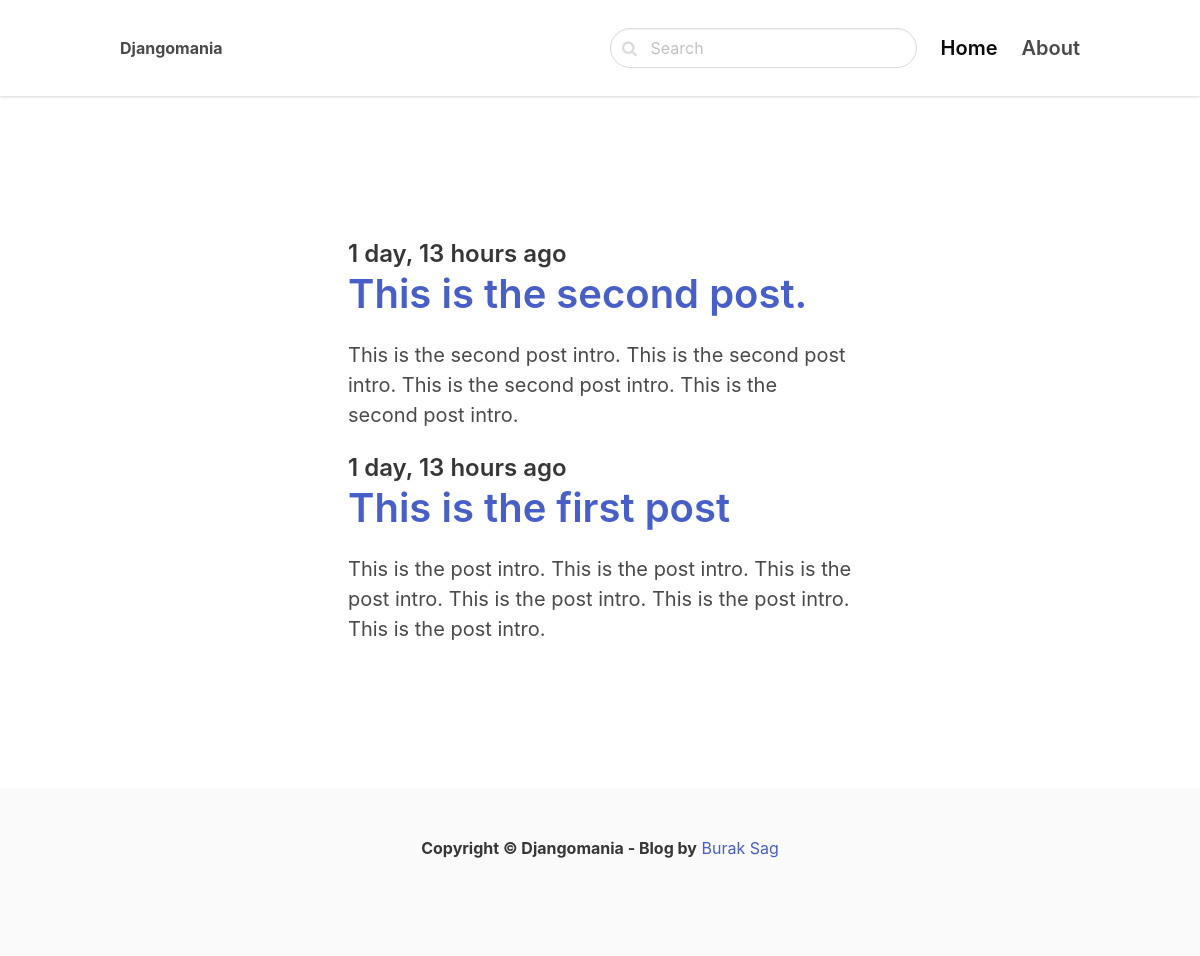
The app's page /, older data.
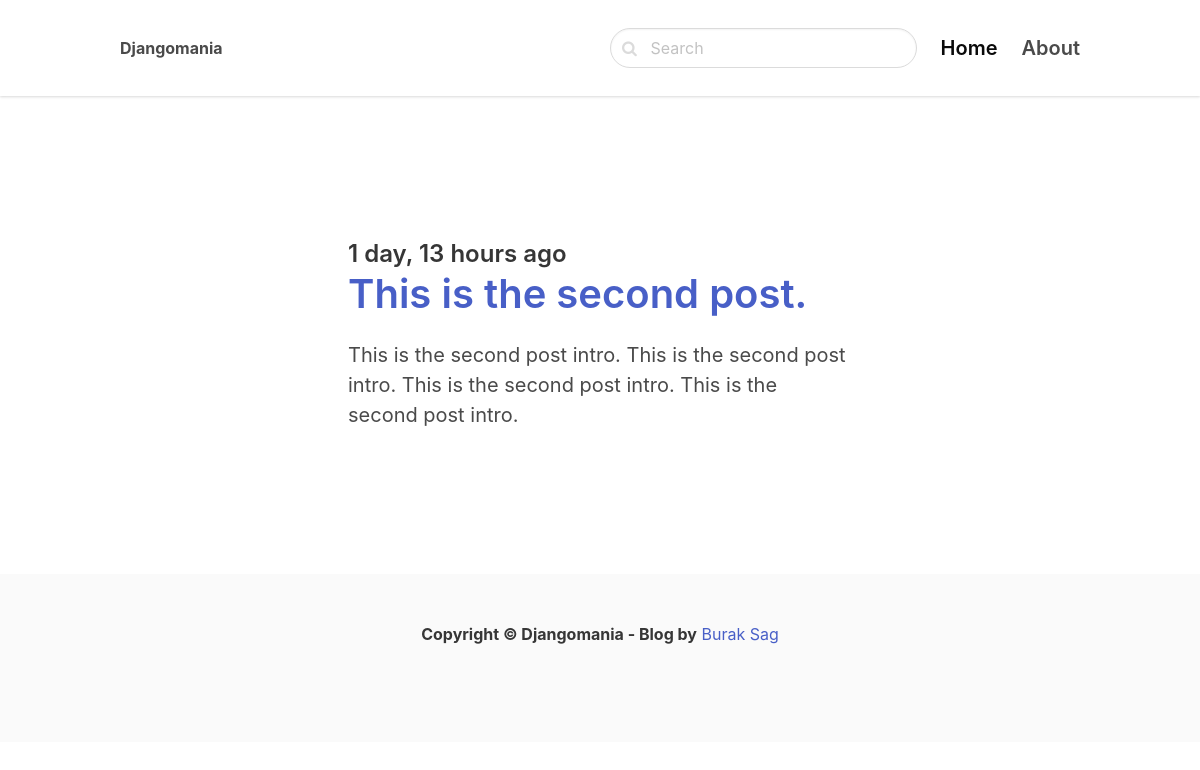
The same page, newer data.
### blog/models.py (models this page shows, shortened)
class Post(models.Model):
    ACTIVE = 'active'
    DRAFT = 'draft'
    CHOICES_STATUS = (
        (ACTIVE, 'Active'),
        (DRAFT, 'Draft')
    )
    category = models.ForeignKey(Category, related_name="posts", on_delete=models.CASCADE)
    title = models.CharField(max_length=255)
    slug = models.SlugField()
    intro = models.TextField()
    body = models.TextField()
    created_at = models.DateTimeField(auto_now_add=True)
    status = models.CharField(max_length=10, choices=CHOICES_STATUS, default=ACTIVE)
    image = models.ImageField(upload_to='uploads/', blank=True, null=True)
    class Meta:
        ordering = ('-created_at',)

### core/views.py (the view)
# urls.py: path("", frontpage, name='frontpage')
def frontpage(request):
    posts = Post.objects.filter(status=Post.ACTIVE)
    context = dict(
        posts = posts
    )
    return render(request, "core/frontpage.html", context)

### core/templates/core/frontpage.html (shortened to what this page needs)
{% extends 'core/base.html' %}
{% block content %}
    <section class="hero">
        <div class="hero-body">
            <div class="container">
                <section class="section">
                    <div class="columns">
                        <div class="column is-8 is-offset-2">
                            {% for post in posts %}
                                <div class="content is-medium">
                                    <h2 class="subtitle is-4">{{ post.created_at | timesince }} ago </h2>
                                    <h1 class="title"><a href="{% url 'post_detail' post.category.slug post.slug %}"> {{ post.title }} </a></h1>
                                    <p>
                                        {{ post.intro }}
                                    </p>
                                </div>
                            {% endfor %}
                        </div>
                    </div>
                </section>
            </div>
        </div>
    </section>
{% endblock %}

Row changes from the older to the newer data that the page shows:
no longer on this page (row edited): Post: created_at "1 day, 13 hours", title "This is the first post", intro "This is the post intro. This is the post intro. This is the post intro. This is the post intro. This is the post intro. This is the post intro."
